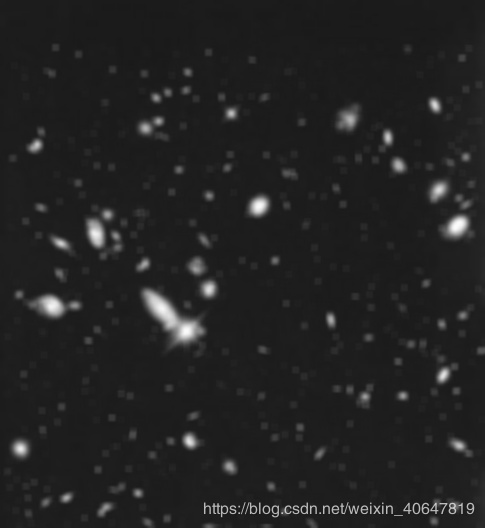
//> input picture vision_base/test.jpg, 485 x 528 px
$ ./integration   (built with g++ and OpenCV 4)
//> lines starting //> are read from the running program, lines starting //| are printed output that depends on the picture
#include <iostream>
#include <opencv2/core/core.hpp>
#include <opencv2/highgui/highgui.hpp>
#include <opencv2/imgproc/imgproc.hpp>
#include <ctime>

//////////////////////////////////////
//积分图-常规方法
//由三个位置的积分计算出来
//对于W*H图像：3*(W-1)*(H-1)次加减法
//////////////////////////////////////
void Im_integral(cv::Mat& src,cv::Mat& dst){
	int nr = src.rows;
	int nc = src.cols;
    dst = cv::Mat::zeros(nr + 1, nc + 1, CV_64F);
	for (int i = 1; i < dst.rows; ++i){
		for (int j = 1; j < dst.cols; ++j){
			double top_left = dst.at<double>(i - 1, j - 1);
			double top_right = dst.at<double>(i - 1, j);
			double buttom_left = dst.at<double>(i, j - 1);
			int buttom_right = src.at<uchar>(i-1, j-1);// int buttom_right = src.at<uchar>(i+1, j+1)
			dst.at<double>(i, j) = buttom_right + buttom_left + top_right - top_left;
		}
	}
}

//////////////////////////////////////////
//积分图-优化方法
//由上方negral(i-1,j)加上当前行的和即可
//对于W*H图像：2*(W-1)*(H-1)次加减法
//比常规方法快1.5倍左右
/////////////////////////////////////////
void Fast_integral(cv::Mat& src, cv::Mat& dst){
	int nr = src.rows;
	int nc = src.cols;
	int sum_r = 0;
	dst = cv::Mat::zeros(nr + 1, nc + 1, CV_64F);
	for (int i = 1; i < dst.rows; ++i){
		for (int j = 1, sum_r = 0; j < dst.cols; ++j){
			//行累加，因为积分图相当于在原图上方加一行，左边加一列，所以积分图的(1,1)对应原图(0,0),(i,j)对应(i-1,j-1)
			sum_r = src.at<uchar>(i-1 , j-1) + sum_r;
			dst.at<double>(i, j) = dst.at<double>(i-1, j)+sum_r;
		}
	}
}


//积分图快速均值滤波
void Fast_MeanFilter(cv::Mat& src, cv::Mat& dst, cv::Size wsize){

	//图像边界扩充
	if (wsize.height % 2 == 0 || wsize.width % 2 == 0){
		fprintf(stderr, "Please enter odd size!");
		exit(-1);
	}
	int hh = (wsize.height - 1) / 2;
	int hw = (wsize.width - 1) / 2;
	cv::Mat Newsrc;
	cv::copyMakeBorder(src, Newsrc, hh, hh, hw, hw, cv::BORDER_REFLECT_101);//以边缘为轴，对称
	dst = cv::Mat::zeros(src.size(), src.type());

	//计算积分图
	cv::Mat inte;
	Fast_integral(Newsrc, inte);

	//均值滤波
	double mean = 0;
	for (int i = hh+1; i < src.rows + hh + 1;++i){  //积分图图像比原图（边界扩充后的）多一行和一列
		for (int j = hw+1; j < src.cols + hw + 1; ++j){
			double top_left = inte.at<double>(i - hh - 1, j - hw-1);
			double top_right = inte.at<double>(i-hh-1,j+hw);
			double buttom_left = inte.at<double>(i + hh, j - hw- 1);
			double buttom_right = inte.at<double>(i+hh,j+hw);
			mean = (buttom_right - top_right - buttom_left + top_left) / wsize.area();

              //一定要进行判断和数据类型转换
			if (mean < 0)
				mean = 0;
			else if (mean>255)
				mean = 255;
			dst.at<uchar>(i - hh - 1, j - hw - 1) = static_cast<uchar> (mean);
		}
	}

}


int main(){
	cv::Mat src = cv::imread("test.jpg");
//> src is the input picture: 528 rows x 485 cols, CV_8UC3; min 20, max 251, mean 34.6
	if (src.empty()){
		return -1;
	}
	if (src.channels()>1)
	cvtColor(src, src, CV_RGB2GRAY);
//> src: 528 rows x 485 cols, CV_8UC1

	cv::Mat dst;
	double t2 = (double)cv::getTickCount(); //测时间
	Fast_MeanFilter(src, dst, cv::Size(151,151));//均值滤波
//> in Fast_MeanFilter, `int hh = (wsize.height - 1) / 2;`: hh = 75
//> in Fast_MeanFilter, `cv::copyMakeBorder(src, Newsrc, hh, hh, hw, hw, cv::BORDER_REFLECT_101);`:
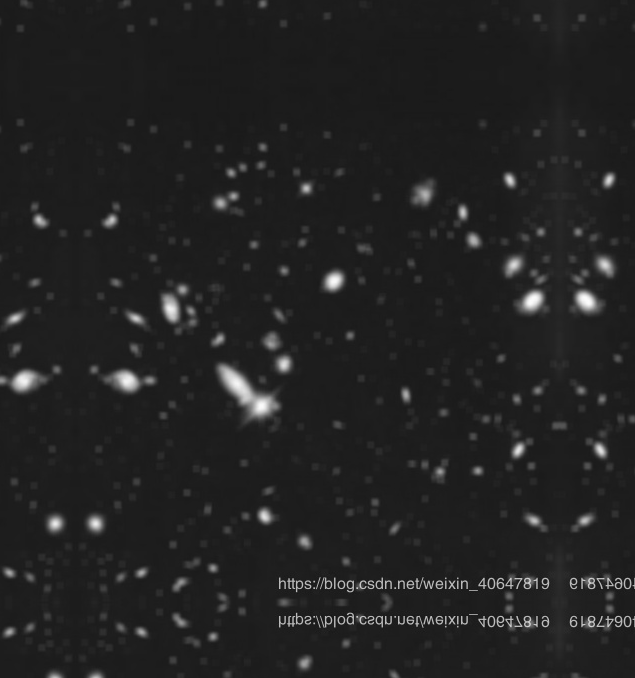
//> Newsrc: 678 rows x 635 cols, CV_8UC1; min 20, max 251, mean 34.4
//> after the loop in Fast_integral, `for (int i = 1; i < dst.rows; ++i)`:
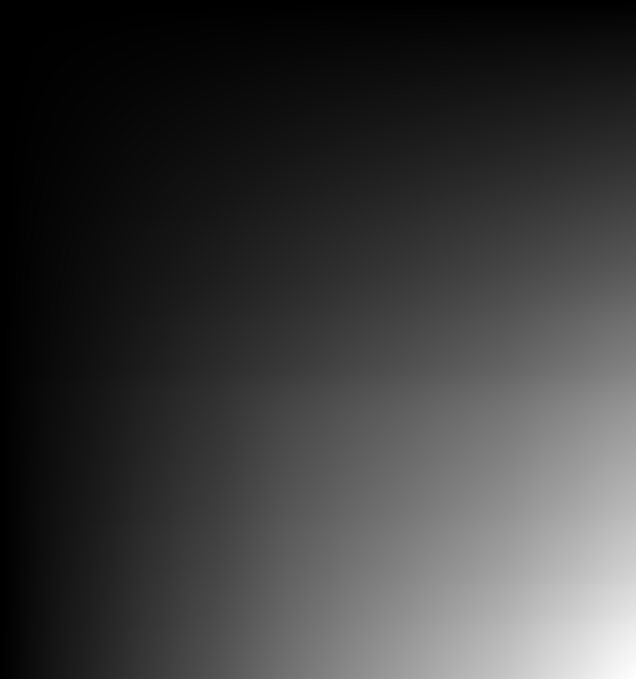
//> dst: 679 rows x 636 cols, CV_64FC1; min 0, max 14829092, mean 3500891.8; drawn with min black and max white
//> after the loop in Fast_integral, `for (int i = 1; i < dst.rows; ++i)`: sum_r = 0
//> the loop in Fast_MeanFilter, `for (int i = hh+1; i < src.rows + hh + 1;++i)` made 528 passes
//> mean on passes 1 to 3: 29.7, 29.7, 29.69
//> after the loop in Fast_MeanFilter, `for (int i = hh+1; i < src.rows + hh + 1;++i)`:
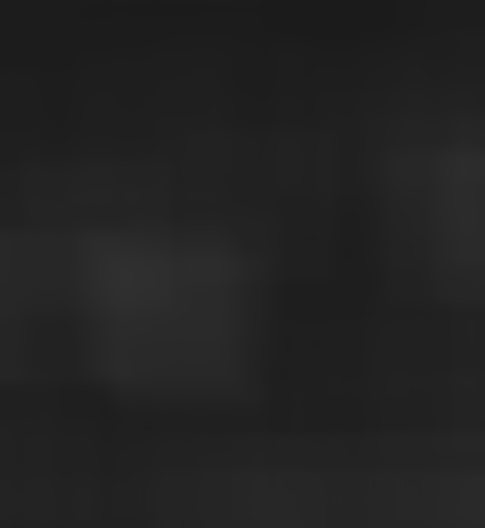
//> dst: 528 rows x 485 cols, CV_8UC1; min 27, max 48, mean 34.2
//> after the loop in Fast_MeanFilter, `for (int i = hh+1; i < src.rows + hh + 1;++i)`: mean = 40.7
	t2 = (double)cv::getTickCount() - t2;
	double time2 = (t2 *1000.) / ((double)cv::getTickFrequency());
	std::cout << "FASTmy_process=" << time2 << " ms. " << std::endl << std::endl;

	cv::namedWindow("src");
	cv::imshow("src", src);
	cv::namedWindow("dst");
	cv::imshow("dst", dst);
	cv::waitKey(0);

}
